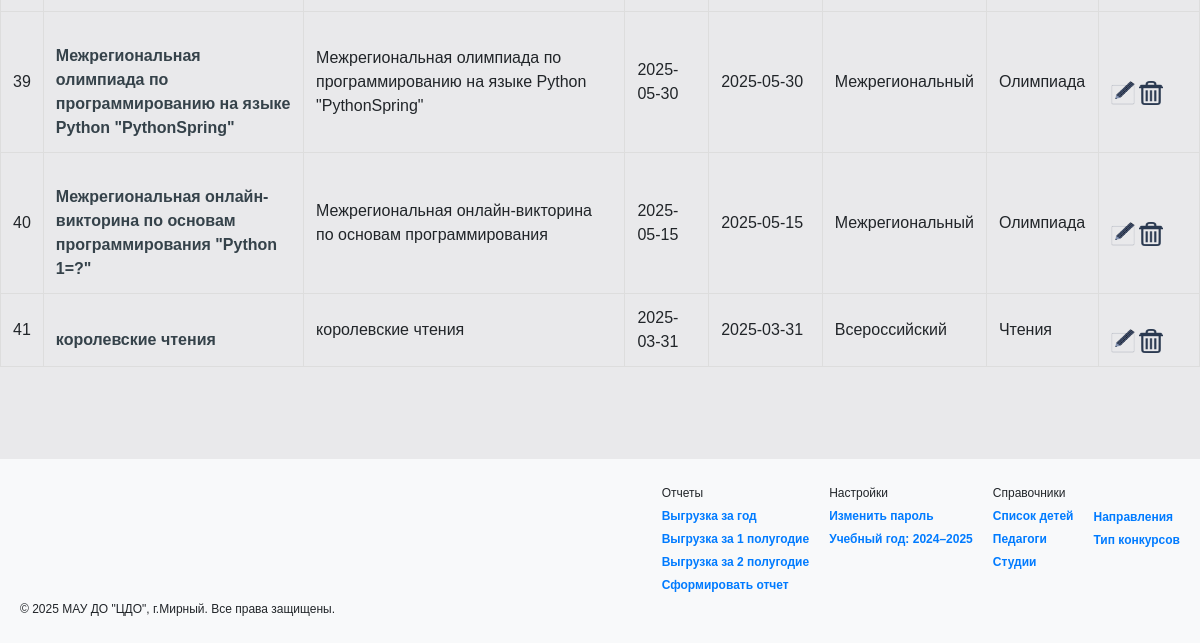
Page /events (signed in, lower part) on the earlier database version.
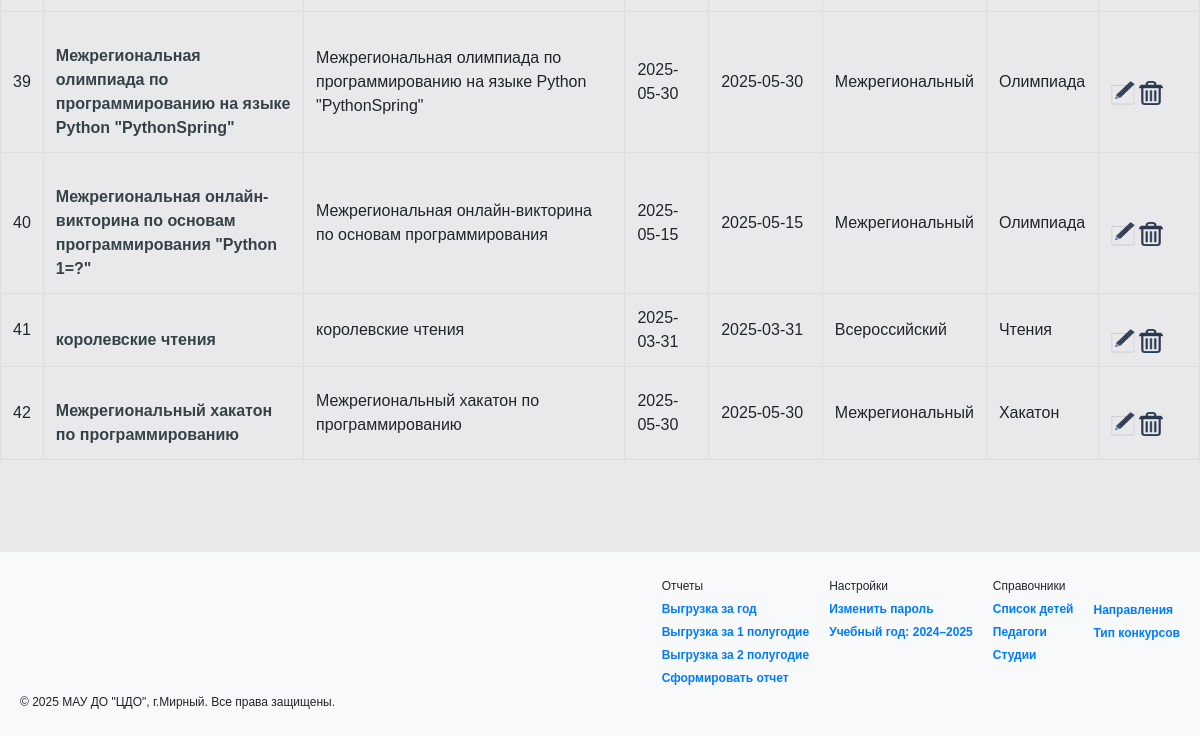
Same page on the later database version.
### tables this page shows
CREATE TABLE events_table (
        id INTEGER PRIMARY KEY AUTOINCREMENT,
        name TEXT NOT NULL,
        opisanie TEXT,
        srok_podachi_date DATE,
        result_date DATE,
        level TEXT,
        type_event_id INTEGER,
        FOREIGN KEY (type_event_id) REFERENCES event_type(id)
    );

CREATE TABLE event_type (
        id INTEGER PRIMARY KEY AUTOINCREMENT,
        name TEXT NOT NULL UNIQUE
    );

### flask_app.py (the view)
@app.route('/events')
def events():
    events_t = get_events()
    return render_template('events.html', events=events_t, levels=levels)

### flask_app.py (called while the page is built)
@app.before_request
def before_request():
    if 'username' not in session and request.endpoint not in ['login', 'static']:
        return redirect(url_for('login'))
    if 'username' in session and request.endpoint not in ['login', 'static']:
        username = session['username']
        year_1, year_2 = get_user_year_settings(username)
        session['year_1'] = year_1
        session['year_2'] = year_2
        session.modified = True

### sql_utils/crud_db.py (called while the page is built)
def get_user_year_settings(username):
    try:
        conn = get_db_connection()
        cursor = conn.cursor()
        cursor.execute("""
             SELECT year_1, year_2 FROM user_settings
             WHERE user=?
             ORDER BY id DESC
             LIMIT 1
         """, (username,))
        result = cursor.fetchone()
        if result:
            return result[0], result[1]
        return 2024, 2025  # значения по умолчанию
    except Exception as e:
        flash(f'Ошибка получения настроек пользователя: {e}', 'error')
        return 2024, 2025
    finally:
        conn.close()

### sql_utils/db_helpers.py (called while the page is built)
def get_db_connection():
    conn = sqlite3.connect('date_source.db')
    conn.row_factory = sqlite3.Row
    return conn

def dict_from_row(row):
    result = {}
    for key in row.keys():
        value = row[key]
        result[key] = value if value is not None and row[key] != 'None' else ''
    return result

### sql_utils/event_db.py (called while the page is built)
def get_events():
    conn = get_db_connection()
    conn.row_factory = sqlite3.Row
    cursor = conn.cursor()
    cursor.execute("""
        SELECT e.*, t.name AS type_event_name
        FROM events_table e
        LEFT JOIN event_type t ON e.type_event_id = t.id
    """)
    events = cursor.fetchall()
    conn.close()
    return [dict_from_row(event) for event in events]

### templates/events.html (shortened to what this page needs)
{% extends 'base.html' %}
{% block content %}
<table id="eventTable">
    <tbody>
        {% for event in events %}
        <tr>
            <td>{{ loop.index }}</td>
            <td><a href="{{ url_for('spisok_in_event', event_id=event.id) }}">{{ event['name'] }}</a></td>
            <td>{{ event['opisanie'] }}</td>
            <td>{{ event['srok_podachi_date'] }}</td>
            <td>{{ event['result_date'] }}</td>
            <td>{{ event['level'] }}</td>
            <td>{{ event['type_event_name'] if event['type_event_name'] else '—' }}</td>
            <td>
                <a href="{{ url_for('edit_event_inevent', id_event=event.id) }}" class="edit-btn">
                    <img src="{{ url_for('static', filename='img/pen.png') }}" alt="Редактировать" style="width: 24px; height: 24px;">
                </a>
                <a href="{{ url_for('delete_event', id_event=event.id) }}" class="delete-btn" onclick="return confirm('Вы уверены, что хотите удалить этот конкурс?');">
                    <img src="{{ url_for('static', filename='img/del.png') }}" alt="Удалить" style="width: 24px; height: 24px;">
                </a>
            </td>
        </tr>
        {% endfor %}
    </tbody>
</table>
<br><br><br>
{% endblock %}

### templates/base.html (shortened to what this page needs)
   <!DOCTYPE html>
   <html lang="ru">
   <head>
       <link href="https://cdn.jsdelivr.net/npm/bootstrap@5.3.3/dist/css/bootstrap.min.css"  rel="stylesheet">
       <link rel="stylesheet" href="{{ url_for('static', filename='styles.css') }}">
   </head>
   <body>
       <div class="wrapper">
            <div class="content">
               <main>
                   {% block content %}{% endblock %}
               </main>
             </div>
            {% include 'footer.html' %}
       </div>
   </body>
   </html>

### templates/footer.html
<footer>
    <div class="footer-columns">
        <div class="footer-left">
            <p>© 2025 МАУ ДО "ЦДО", г.Мирный. Все права защищены.</p>
        </div>
        <div class="footer-right">
            <div>
                <p>Отчеты</p>
                <a href="{{ url_for('otchet', period=0) }}">Выгрузка за год</a>
                <a href="{{ url_for('otchet', period=1) }}">Выгрузка за 1 полугодие</a>
                <a href="{{ url_for('otchet', period=2) }}">Выгрузка за 2 полугодие</a>
                <a href="{{ url_for('report_form') }}">Сформировать отчет</a><br>
            </div>
            <div>
                <p>Настройки</p>
                <a href="{{ url_for('index') }}">Изменить пароль</a>
                <a href="{{ url_for('set_year_form') }}">Учебный год: {{ session.year_1 }}–{{ session.year_2 }}</a>
            </div>
            <div>
                <p>Справочники</p>
                <a href="{{ url_for('spisok_children') }}">Список детей</a>
                <a href="{{ url_for('teachers') }}">Педагоги</a>
                <a href="{{ url_for('reference', ref_type='studya') }}">Студии</a>
            </div>
            <div>
                <br>
                <a href="{{ url_for('reference', ref_type='napravlenie')  }}">Направления</a>
                <a href="{{ url_for('reference', ref_type='event_type') }}">Тип конкурсов</a>
            </div>
        </div>
    </div>
</footer>

### static/styles.css (style rules this page uses)
html, body { margin: 0; }
.wrapper { display: grid; grid-template-rows: 1fr auto; min-height: 75vh; }
body { font-family: Arial, sans-serif; margin: 0; padding: 0; background-color: #E9E9EB; width: 100%; box-sizing: border-box; }
table { width: 100%; border-collapse: collapse; margin: 20px 0; }
table, th, td { border: 1px solid #ddd; }
footer { background-color: #f8f9fa; padding: 20px; }
.footer-columns { display: flex; justify-content: space-between; align-items: flex-end; }
.footer-left { flex: 1; align-self: flex-end; }
.footer-right { display: flex; gap: 20px; }
.footer-columns p, .footer-columns a { margin: 5px 0; font-size: 12px; }
.footer-columns a { display: block; color: #007bff; text-decoration: none; }

Differences in the rows shown:
added events_table: name "Межрегиональный хакатон по программированию", opisanie "Межрегиональный хакатон по программированию", srok_podachi_date "2025-05-30", result_date "2025-05-30", level "Межрегиональный", name "Хакатон"
